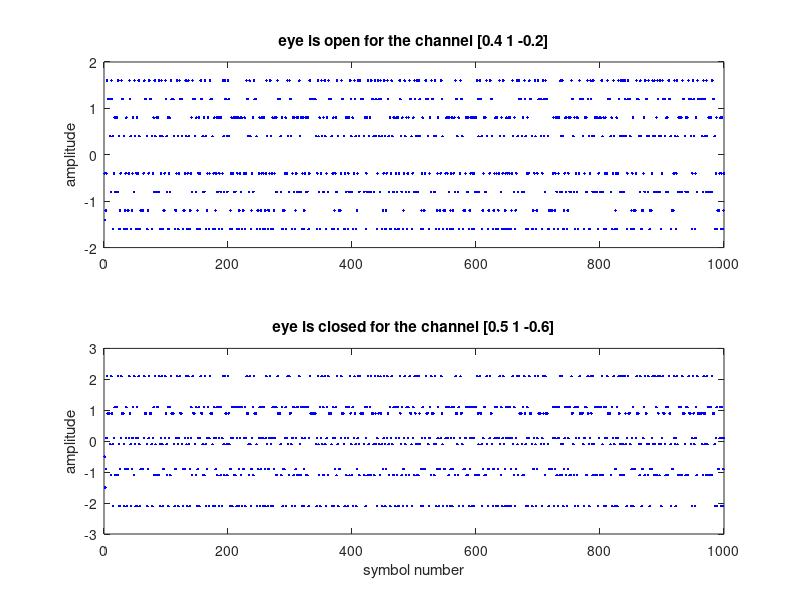

This figure's MATLAB source:
% openclosed.m draw eye diagrams
b=[0.4 1 -0.2];                % define channel
m=1000; s=sign(randn(1,m));    % binary input of length m
r=filter(b,1,s);               % output of channel
y=sign(r);                     % quantization
for sh=0:5  % error at different delays
  err(sh+1)=0.5*sum(abs(y(sh+1:m)-s(1:m-sh)));
end
err
subplot(2,1,1), plot(r,'b.')
title('eye is open for the channel [0.4 1 -0.2]')
ylabel('amplitude')

b=[0.5 1 -0.6];
r=filter(b,1,s);
y=sign(r);
subplot(2,1,2), plot(r,'b.')
title('eye is closed for the channel [0.5 1 -0.6]')
ylabel('amplitude')
xlabel('symbol number')
for sh=0:5  % error at different delays
  err2(sh+1)=0.5*sum(abs(y(sh+1:m)-s(1:m-sh)));
end
err2
